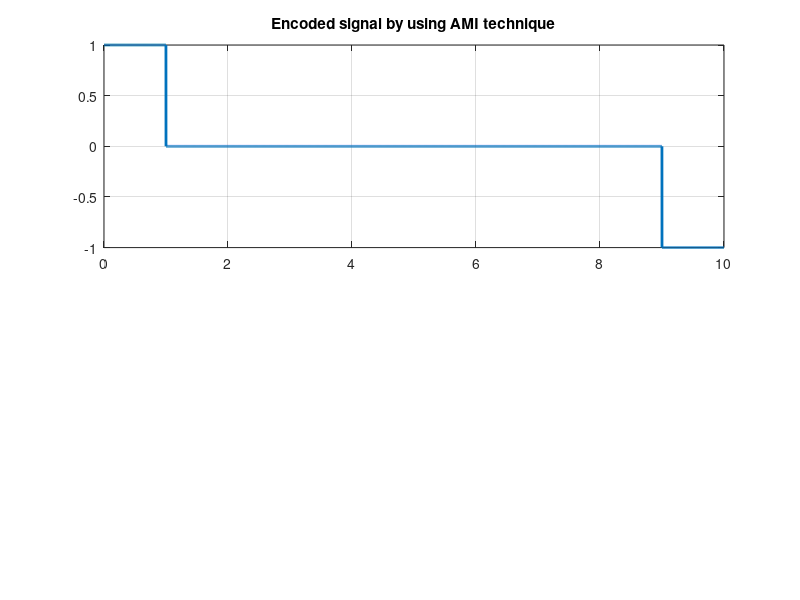

Source code (MATLAB):
clc;clear all;close all;

%%bits = round(rand(1,4));    

bits=[1 0 0 0 0 0 0 0 0 1];

bitrate = 1;                               
n = 1000;                   
T = length(bits)/bitrate;   
N = length(bits)*n;        
dt = T/N;                   
t = 0:dt:T - dt;         

x = zeros(1, N);            
mark=-1; %%Last one position
%%Encoding
for i=1:length(bits)
    if bits(i) == 1 && mark==1
        x((i-1)*n +1 : (i*n)) = -1;
        mark=-1;
    elseif bits(i) == 1 && mark==-1
        x((i-1)*n +1 : (i*n)) = 1;
        mark=1;
    else
        x((i-1)*n +1 : (i*n)) = 0;
    end
end

subplot(2,1,1);
plot(t,x,'Linewidth', 2);
ylim([-1,1]);
title('Encoded signal by using AMI technique');
grid on;

%%Decoding
y = zeros(1,length(bits));
mark=-1;
for i=1:length(bits)
    if x((i-1)*n + 1 : i*n) == 1
        y(i)=1; 
    elseif x((i-1)*n + 1 : i*n) == -1
        y(i)=1;
    end 
end
disp(y);






